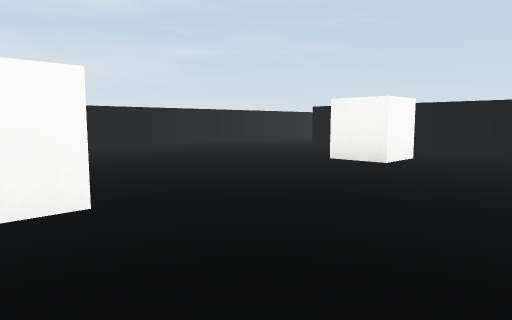
view 1 (above)

22 first-person views from a walk through a Unity game level. The camera is 0.62 m above the floor, tilts 6° down and sees 70° across. The floor is counted in squares, 1 m on a side. Each view is taken from the middle of a square. On the plan, view 1 faces up. The plan holds only what a view shows up to about 10 squares ahead; the rest is blank. The place goes on beyond the plan. The player character is not drawn. Surface patterns are stand-ins for the level's own textures.

view 2
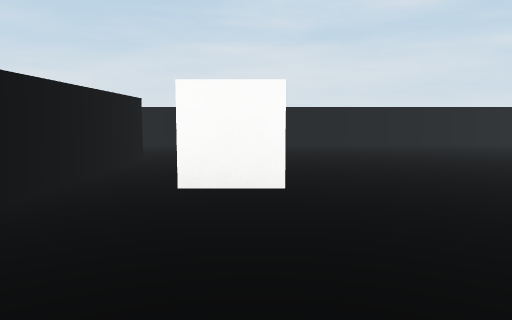

view 3
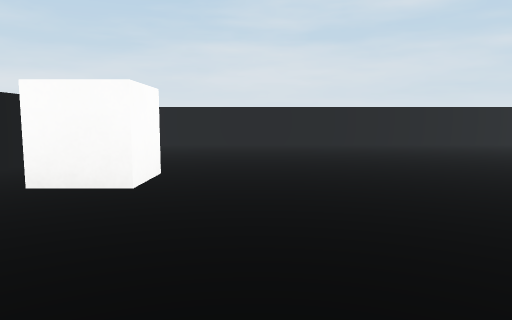

view 4
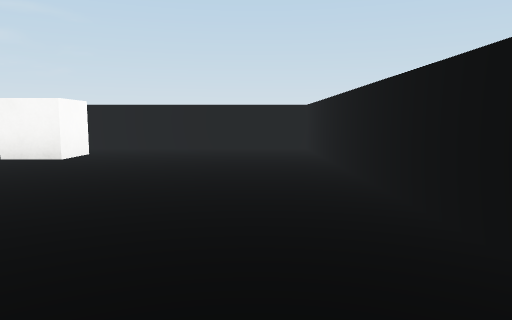

view 5
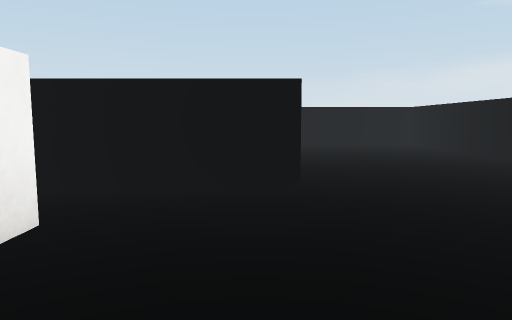

view 6
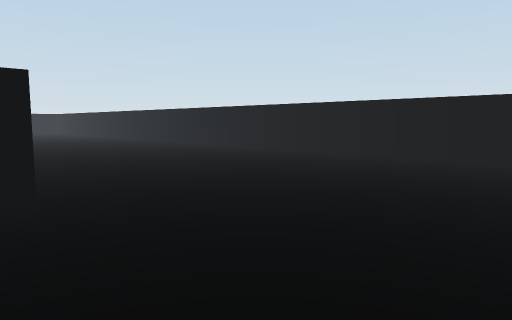

view 7
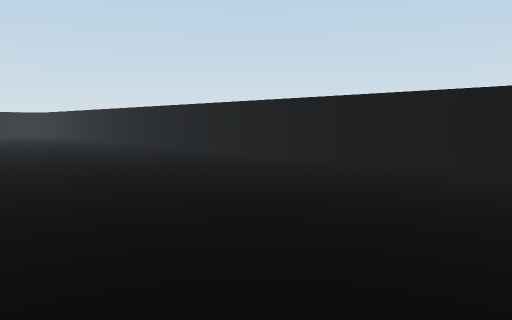

view 8
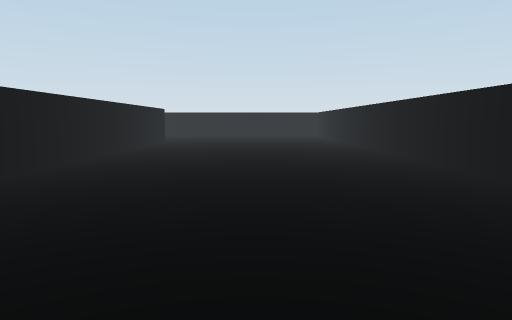

view 9
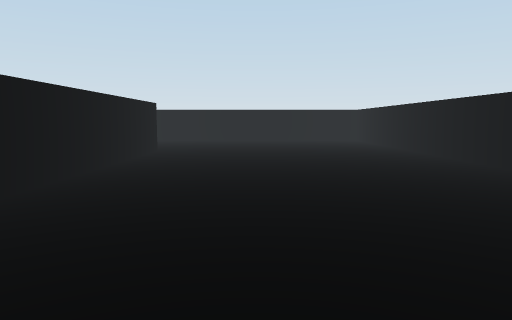

view 10
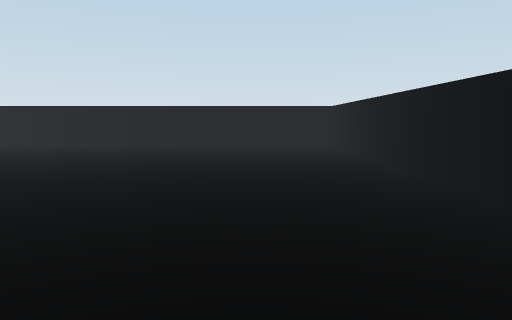

view 11
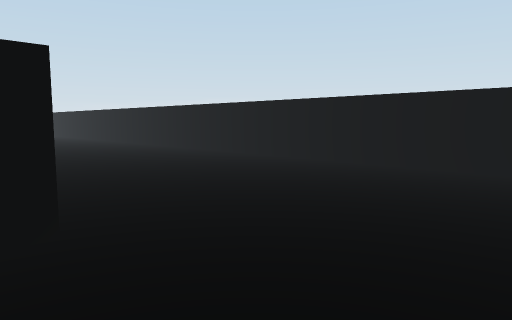

view 12
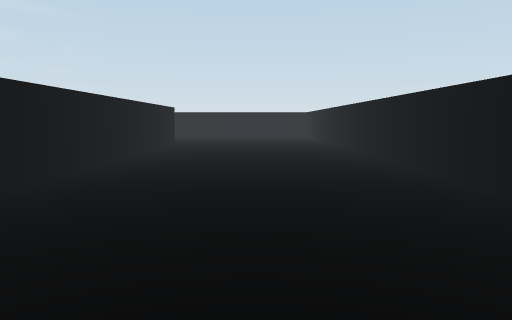

view 13
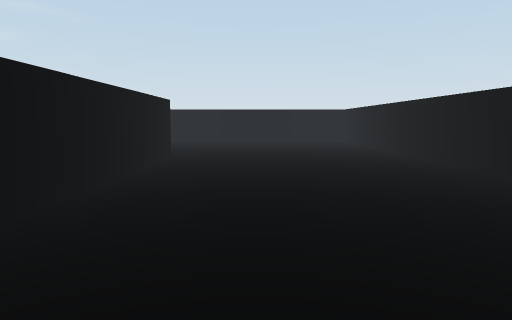

view 14
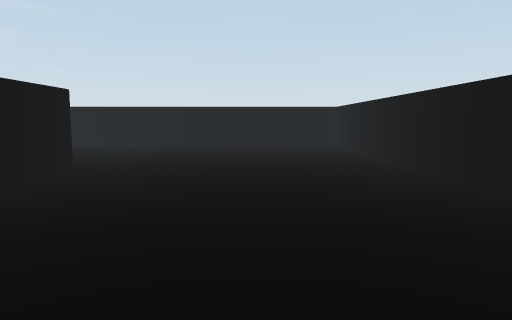

view 15
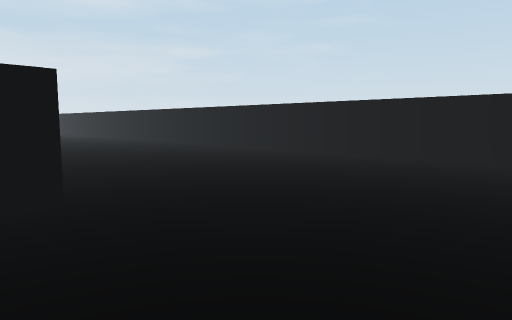

view 16
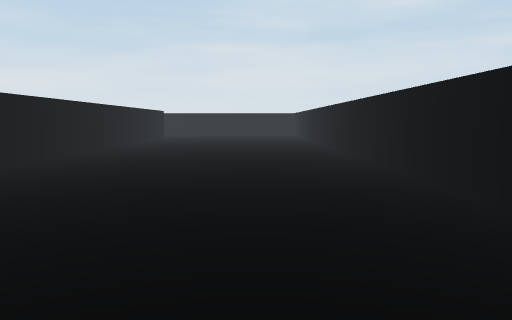

view 17
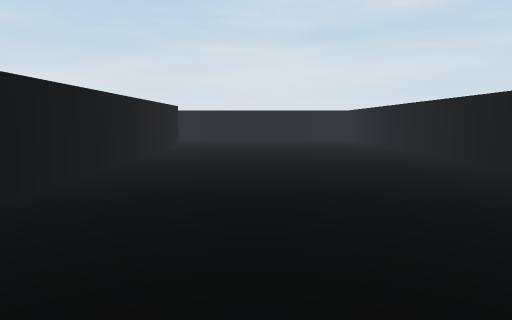

view 18
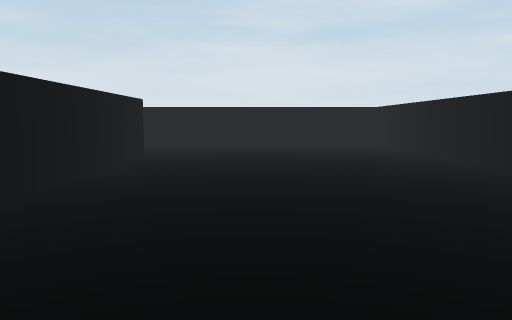

view 19
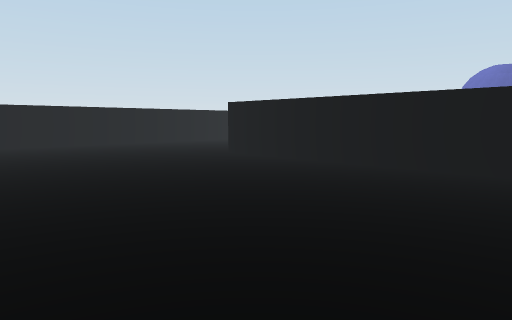

view 20
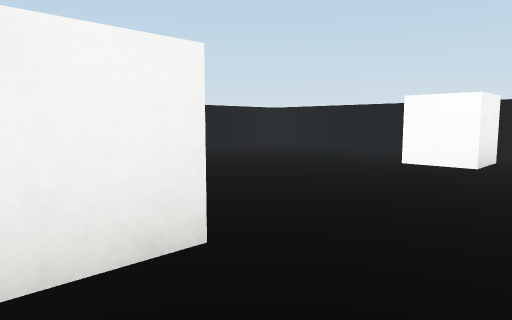

view 21
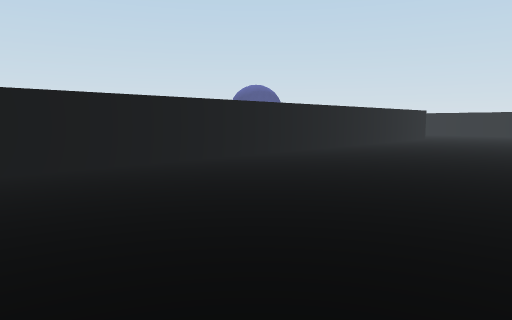

view 22
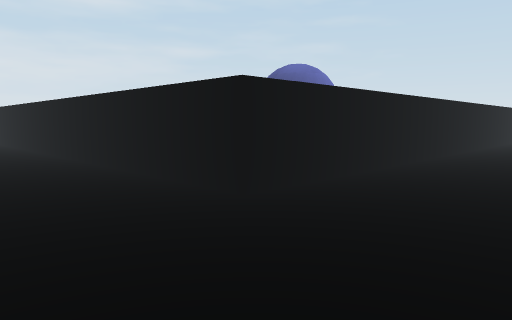

### Floor plan
Points are (right, up) in squares from view 1. A wall is a line through its corners. A room is listed if a view was taken in it or the views show most of it. See-through windows are left out.
Room 1 (views 1, 2, 3, 4, 5, 6, 7, 8, 9, 10, 11, 12, 13, 14, 15, 16, 17, 18, 19, 20, 21, 22)
walls: (1.9, 8.9) (1.4, 9.5); (-4.7, 3) (0.5, -2.1) (6.7, 4.1) (3.2, 7.7); (2.1, 10.2) (11.6, 0.7) (3.9, -7) (-5, 1.9); (3.3, 16.1) (-11.7, 1.1) (3.2, -13.8) (18.2, 1.3) (3.3, 16.1)
objects: white cube (-2, 2) to (-1, 3); white cube (2, 6) to (2, 7)

Where each view was taken, in squares from view 1:
view 1: 0 up, 0 right, facing up
view 2: 0 up, 1 right, facing up-left
view 3: 1 up, 2 right, facing up-left
view 4: 1 down, 0 right, facing up-right
view 5: 5 up, 2 left, facing down-left
view 6: 5 up, 7 left, facing down
view 7: 2 up, 6 left, facing down
view 8: 1 down, 6 left, facing down-right
view 9: 3 down, 3 left, facing down-right
view 10: 6 down, 2 left, facing down-right
view 11: 8 down, 2 right, facing right
view 12: 8 down, 6 right, facing up-right
view 13: 5 down, 8 right, facing up-right
view 14: 4 down, 10 right, facing up-right
view 15: 2 down, 13 right, facing up
view 16: 3 up, 14 right, facing up-left
view 17: 5 up, 10 right, facing up-left
view 18: 7 up, 8 right, facing up-left
view 19: 8 up, 11 right, facing down
view 20: 8 up, 1 right, facing down
view 21: 1 down, 9 left, facing right
view 22: 10 down, 4 right, facing up
